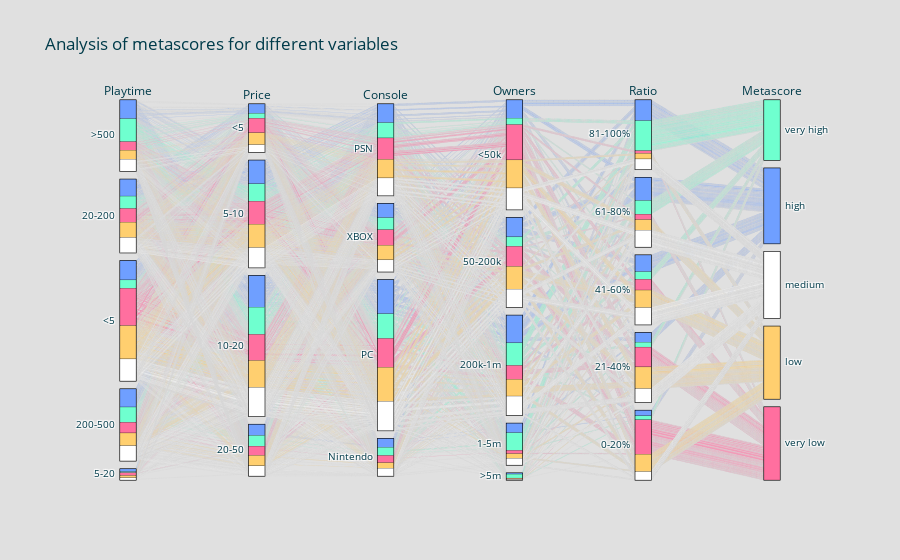

Write notebook code for a chart like this one.
### Code cell
vlow = '#ff6f9f'
low = '#ffcf6f'
medium = 'white'
high = '#6f9fff'
vhigh = '#6fffcf'

meta_colors = {
    'very low':vlow,
    'low':low,
    'medium':medium,
    'high':high,
    'very high':vhigh
}

# com_df.sort_values(by='metascore',inplace=True,ascending=False)

data = go.Parcats(
    dimensions=[
        {'label':'Playtime',
         'values':com_df['playt_bins'],},
        
        {'label':'Price',
         'values':com_df['price_bins'],
         'categoryorder': 'array','categoryarray':['<5','5-10','10-20','20-50','>50']},
        
        {'label':'Console',
         'values':com_df['console_bins']},

        {'label':'Owners',
         'values':com_df['owners_bins'],
         'categoryorder': 'array', 'categoryarray':['<50k','50-200k','200k-1m','1-5m','>5m']},
        
        {'label':'Ratio',
         'values':com_df['ratio_bins'],
         'categoryorder': 'category descending'},
        
        {'label':'Metascore',
         'values':com_df['meta_bins'],
         'categoryorder': 'array', 'categoryarray':['very high','high','medium','low','very low']}
    ],
    sortpaths='backward',
    line={'color' : [meta_colors[meta] for meta in com_df['meta_bins']]}, # easy
    # line={'color':com_df['metascore'],
    #       'colorscale':[[0, vlow],[.55, vlow],[0.55, low],[0.64, low],[0.64, medium],[0.70, medium],[0.70,high],[0.78,high],[.78,vhigh],[1,vhigh]]}
)

layout = go.Layout(
    title = 'Analysis of metascores for different variables',
    paper_bgcolor = '#E0E0E0',
    font={'color':'#003B4A'}
)

go.Figure(data=data, layout=layout).show()

### Figure 1 — Plotly figure (JSON) as saved in the notebook; plotly's stock layout.template omitted (floating-point values rounded to 4 significant figures; data arrays with more than 128 entries replaced by an {"elided": "..."} marker saying what was removed)
{"data": [{"dimensions": [{"label": "Playtime", "values": {"elided": "3995 str values"}}, {"categoryarray": ["<5", "5-10", "10-20", "20-50", ">50"], "categoryorder": "array", "label": "Price", "values": {"elided": "3995 str values"}}, {"label": "Console", "values": {"elided": "3995 str values"}}, {"categoryarray": ["<50k", "50-200k", "200k-1m", "1-5m", ">5m"], "categoryorder": "array", "label": "Owners", "values": {"elided": "3995 str values"}}, {"categoryorder": "category descending", "label": "Ratio", "values": {"elided": "3995 str values"}}, {"categoryarray": ["very high", "high", "medium", "low", "very low"], "categoryorder": "array", "label": "Metascore", "values": {"elided": "3995 str values"}}], "line": {"color": {"elided": "3995 str values"}}, "sortpaths": "backward", "type": "parcats"}], "layout": {"font": {"color": "#003B4A"}, "paper_bgcolor": "#E0E0E0", "title": {"text": "Analysis of metascores for different variables"}}}
